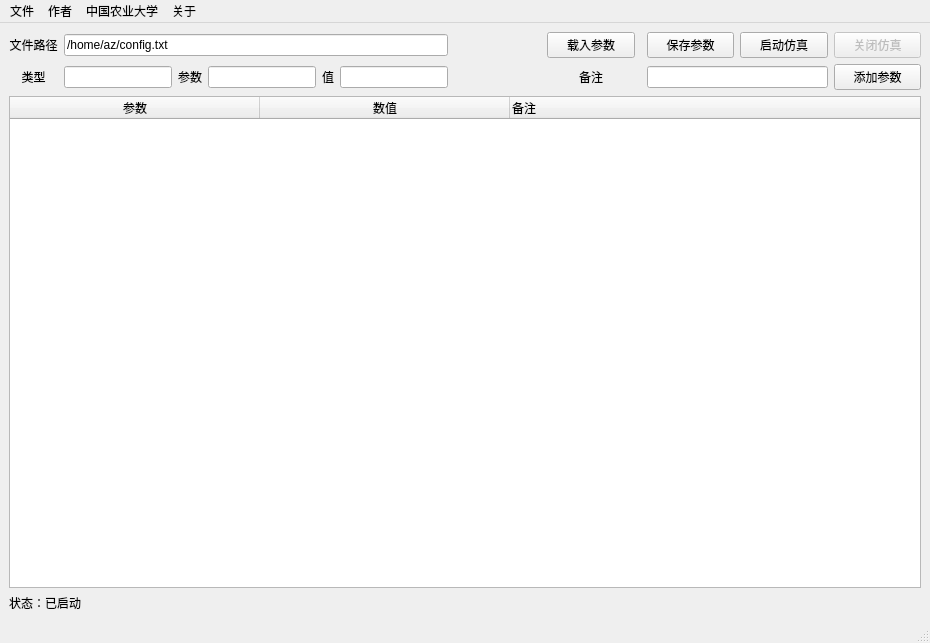
<?xml version="1.0" encoding="UTF-8"?>
<ui version="4.0">
 <class>MainWindow</class>
 <widget class="QMainWindow" name="MainWindow">
  <property name="geometry">
   <rect>
    <x>0</x>
    <y>0</y>
    <width>930</width>
    <height>643</height>
   </rect>
  </property>
  <property name="focusPolicy">
   <enum>Qt::NoFocus</enum>
  </property>
  <property name="windowTitle">
   <string>多旋翼无人机避障系统参数编辑器</string>
  </property>
  <property name="layoutDirection">
   <enum>Qt::LeftToRight</enum>
  </property>
  <widget class="QWidget" name="centralwidget">
   <layout class="QGridLayout" name="gridLayout">
    <item row="4" column="0" colspan="13">
     <widget class="QTreeWidget" name="treeWidget">
      <property name="sizePolicy">
       <sizepolicy hsizetype="Expanding" vsizetype="MinimumExpanding">
        <horstretch>0</horstretch>
        <verstretch>0</verstretch>
       </sizepolicy>
      </property>
      <attribute name="headerVisible">
       <bool>true</bool>
      </attribute>
      <attribute name="headerCascadingSectionResizes">
       <bool>false</bool>
      </attribute>
      <attribute name="headerDefaultSectionSize">
       <number>250</number>
      </attribute>
      <attribute name="headerShowSortIndicator" stdset="0">
       <bool>false</bool>
      </attribute>
      <column>
       <property name="text">
        <string>参数</string>
       </property>
       <property name="textAlignment">
        <set>AlignCenter</set>
       </property>
      </column>
      <column>
       <property name="text">
        <string>数值</string>
       </property>
       <property name="textAlignment">
        <set>AlignCenter</set>
       </property>
      </column>
      <column>
       <property name="text">
        <string>备注</string>
       </property>
      </column>
     </widget>
    </item>
    <item row="1" column="10">
     <widget class="QPushButton" name="pushButton_5">
      <property name="sizePolicy">
       <sizepolicy hsizetype="Expanding" vsizetype="Fixed">
        <horstretch>0</horstretch>
        <verstretch>0</verstretch>
       </sizepolicy>
      </property>
      <property name="text">
       <string>保存参数</string>
      </property>
     </widget>
    </item>
    <item row="1" column="0">
     <widget class="QLabel" name="label">
      <property name="layoutDirection">
       <enum>Qt::LeftToRight</enum>
      </property>
      <property name="text">
       <string>文件路径</string>
      </property>
      <property name="alignment">
       <set>Qt::AlignCenter</set>
      </property>
     </widget>
    </item>
    <item row="2" column="5">
     <widget class="QLabel" name="label_5">
      <property name="text">
       <string>值</string>
      </property>
      <property name="alignment">
       <set>Qt::AlignCenter</set>
      </property>
     </widget>
    </item>
    <item row="2" column="0">
     <widget class="QLabel" name="label_3">
      <property name="text">
       <string>类型</string>
      </property>
      <property name="alignment">
       <set>Qt::AlignCenter</set>
      </property>
     </widget>
    </item>
    <item row="2" column="3">
     <widget class="QLabel" name="label_4">
      <property name="text">
       <string>参数</string>
      </property>
      <property name="alignment">
       <set>Qt::AlignCenter</set>
      </property>
     </widget>
    </item>
    <item row="1" column="12">
     <widget class="QPushButton" name="pushButton_2">
      <property name="enabled">
       <bool>false</bool>
      </property>
      <property name="sizePolicy">
       <sizepolicy hsizetype="Expanding" vsizetype="Fixed">
        <horstretch>0</horstretch>
        <verstretch>0</verstretch>
       </sizepolicy>
      </property>
      <property name="cursor">
       <cursorShape>ArrowCursor</cursorShape>
      </property>
      <property name="text">
       <string>关闭仿真</string>
      </property>
     </widget>
    </item>
    <item row="2" column="4">
     <widget class="QLineEdit" name="lineEdit_3">
      <property name="sizePolicy">
       <sizepolicy hsizetype="Minimum" vsizetype="Fixed">
        <horstretch>0</horstretch>
        <verstretch>0</verstretch>
       </sizepolicy>
      </property>
     </widget>
    </item>
    <item row="1" column="8">
     <widget class="QPushButton" name="pushButton_4">
      <property name="sizePolicy">
       <sizepolicy hsizetype="Expanding" vsizetype="Minimum">
        <horstretch>0</horstretch>
        <verstretch>0</verstretch>
       </sizepolicy>
      </property>
      <property name="text">
       <string>载入参数</string>
      </property>
     </widget>
    </item>
    <item row="1" column="1" colspan="6">
     <widget class="QLineEdit" name="lineEdit">
      <property name="sizePolicy">
       <sizepolicy hsizetype="Preferred" vsizetype="Fixed">
        <horstretch>0</horstretch>
        <verstretch>0</verstretch>
       </sizepolicy>
      </property>
      <property name="text">
       <string>/home/az/config.txt</string>
      </property>
     </widget>
    </item>
    <item row="1" column="11">
     <widget class="QPushButton" name="pushButton">
      <property name="enabled">
       <bool>true</bool>
      </property>
      <property name="sizePolicy">
       <sizepolicy hsizetype="Expanding" vsizetype="Fixed">
        <horstretch>0</horstretch>
        <verstretch>0</verstretch>
       </sizepolicy>
      </property>
      <property name="cursor">
       <cursorShape>ArrowCursor</cursorShape>
      </property>
      <property name="text">
       <string>启动仿真</string>
      </property>
     </widget>
    </item>
    <item row="5" column="0" colspan="6">
     <widget class="QLabel" name="label_2">
      <property name="text">
       <string>状态：已启动</string>
      </property>
     </widget>
    </item>
    <item row="2" column="6">
     <widget class="QLineEdit" name="lineEdit_4">
      <property name="sizePolicy">
       <sizepolicy hsizetype="Preferred" vsizetype="Fixed">
        <horstretch>0</horstretch>
        <verstretch>0</verstretch>
       </sizepolicy>
      </property>
     </widget>
    </item>
    <item row="2" column="8">
     <widget class="QLabel" name="label_6">
      <property name="text">
       <string>备注</string>
      </property>
      <property name="alignment">
       <set>Qt::AlignCenter</set>
      </property>
     </widget>
    </item>
    <item row="2" column="7">
     <spacer name="horizontalSpacer_2">
      <property name="orientation">
       <enum>Qt::Horizontal</enum>
      </property>
      <property name="sizeHint" stdset="0">
       <size>
        <width>40</width>
        <height>20</height>
       </size>
      </property>
     </spacer>
    </item>
    <item row="2" column="12">
     <widget class="QPushButton" name="pushButton_3">
      <property name="sizePolicy">
       <sizepolicy hsizetype="Expanding" vsizetype="Fixed">
        <horstretch>0</horstretch>
        <verstretch>0</verstretch>
       </sizepolicy>
      </property>
      <property name="text">
       <string>添加参数</string>
      </property>
     </widget>
    </item>
    <item row="2" column="1" colspan="2">
     <widget class="QLineEdit" name="lineEdit_2">
      <property name="enabled">
       <bool>true</bool>
      </property>
      <property name="sizePolicy">
       <sizepolicy hsizetype="Minimum" vsizetype="Fixed">
        <horstretch>0</horstretch>
        <verstretch>0</verstretch>
       </sizepolicy>
      </property>
     </widget>
    </item>
    <item row="2" column="10" colspan="2">
     <widget class="QLineEdit" name="lineEdit_5"/>
    </item>
    <item row="1" column="7">
     <spacer name="horizontalSpacer">
      <property name="orientation">
       <enum>Qt::Horizontal</enum>
      </property>
      <property name="sizeHint" stdset="0">
       <size>
        <width>40</width>
        <height>20</height>
       </size>
      </property>
     </spacer>
    </item>
   </layout>
  </widget>
  <widget class="QMenuBar" name="menubar">
   <property name="geometry">
    <rect>
     <x>0</x>
     <y>0</y>
     <width>930</width>
     <height>28</height>
    </rect>
   </property>
   <widget class="QMenu" name="menu">
    <property name="title">
     <string>文件</string>
    </property>
    <addaction name="separator"/>
    <addaction name="action_2"/>
    <addaction name="action_3"/>
    <addaction name="separator"/>
    <addaction name="action_5"/>
   </widget>
   <widget class="QMenu" name="menu_2">
    <property name="title">
     <string>关于</string>
    </property>
   </widget>
   <widget class="QMenu" name="menu_3">
    <property name="title">
     <string>作者</string>
    </property>
    <addaction name="action_6"/>
    <addaction name="action_7"/>
   </widget>
   <widget class="QMenu" name="menu_4">
    <property name="title">
     <string>中国农业大学</string>
    </property>
   </widget>
   <addaction name="menu"/>
   <addaction name="menu_3"/>
   <addaction name="menu_4"/>
   <addaction name="menu_2"/>
  </widget>
  <widget class="QStatusBar" name="statusbar"/>
  <action name="action_2">
   <property name="text">
    <string>打开</string>
   </property>
  </action>
  <action name="action_3">
   <property name="text">
    <string>保存</string>
   </property>
  </action>
  <action name="action_5">
   <property name="text">
    <string>退出</string>
   </property>
  </action>
  <action name="action_6">
   <property name="text">
    <string>作者</string>
   </property>
  </action>
  <action name="action_7">
   <property name="text">
    <string>联系方式</string>
   </property>
  </action>
 </widget>
 <resources/>
 <connections/>
</ui>
